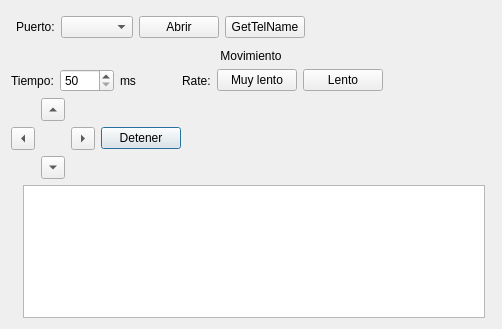
<?xml version="1.0" encoding="UTF-8"?>
<ui version="4.0">
 <class>MeadeCommander</class>
 <widget class="QDialog" name="MeadeCommander">
  <property name="geometry">
   <rect>
    <x>0</x>
    <y>0</y>
    <width>502</width>
    <height>329</height>
   </rect>
  </property>
  <property name="windowTitle">
   <string>Comandos al telescopio</string>
  </property>
  <layout class="QGridLayout" name="gridLayout">
   <item row="2" column="0" colspan="4">
    <widget class="QLabel" name="label">
     <property name="text">
      <string>Movimiento</string>
     </property>
     <property name="alignment">
      <set>Qt::AlignCenter</set>
     </property>
    </widget>
   </item>
   <item row="5" column="2">
    <widget class="QPlainTextEdit" name="edtLog"/>
   </item>
   <item row="4" column="0" colspan="4">
    <layout class="QGridLayout" name="gridLayout_2">
     <item row="0" column="1">
      <widget class="QToolButton" name="btnUp">
       <property name="text">
        <string>...</string>
       </property>
       <property name="arrowType">
        <enum>Qt::UpArrow</enum>
       </property>
      </widget>
     </item>
     <item row="2" column="1">
      <widget class="QToolButton" name="btnDown">
       <property name="text">
        <string>...</string>
       </property>
       <property name="arrowType">
        <enum>Qt::DownArrow</enum>
       </property>
      </widget>
     </item>
     <item row="1" column="4">
      <spacer name="horizontalSpacer">
       <property name="orientation">
        <enum>Qt::Horizontal</enum>
       </property>
       <property name="sizeHint" stdset="0">
        <size>
         <width>40</width>
         <height>20</height>
        </size>
       </property>
      </spacer>
     </item>
     <item row="1" column="0">
      <widget class="QToolButton" name="btnLeft">
       <property name="text">
        <string>...</string>
       </property>
       <property name="arrowType">
        <enum>Qt::LeftArrow</enum>
       </property>
      </widget>
     </item>
     <item row="1" column="2">
      <widget class="QToolButton" name="btnRight">
       <property name="text">
        <string>...</string>
       </property>
       <property name="arrowType">
        <enum>Qt::RightArrow</enum>
       </property>
      </widget>
     </item>
     <item row="1" column="3">
      <widget class="QPushButton" name="btnDetener">
       <property name="text">
        <string>Detener</string>
       </property>
      </widget>
     </item>
    </layout>
   </item>
   <item row="6" column="2">
    <spacer name="verticalSpacer">
     <property name="orientation">
      <enum>Qt::Vertical</enum>
     </property>
     <property name="sizeHint" stdset="0">
      <size>
       <width>20</width>
       <height>40</height>
      </size>
     </property>
    </spacer>
   </item>
   <item row="3" column="0" colspan="4">
    <layout class="QHBoxLayout" name="horizontalLayout">
     <item>
      <widget class="QLabel" name="label_2">
       <property name="text">
        <string>Tiempo:</string>
       </property>
      </widget>
     </item>
     <item>
      <widget class="QSpinBox" name="edtTpo">
       <property name="minimum">
        <number>50</number>
       </property>
       <property name="maximum">
        <number>5000</number>
       </property>
       <property name="singleStep">
        <number>50</number>
       </property>
      </widget>
     </item>
     <item>
      <widget class="QLabel" name="label_3">
       <property name="sizePolicy">
        <sizepolicy hsizetype="Maximum" vsizetype="Preferred">
         <horstretch>0</horstretch>
         <verstretch>0</verstretch>
        </sizepolicy>
       </property>
       <property name="text">
        <string>ms</string>
       </property>
      </widget>
     </item>
     <item>
      <spacer name="horizontalSpacer_2">
       <property name="orientation">
        <enum>Qt::Horizontal</enum>
       </property>
       <property name="sizeType">
        <enum>QSizePolicy::Fixed</enum>
       </property>
       <property name="sizeHint" stdset="0">
        <size>
         <width>40</width>
         <height>20</height>
        </size>
       </property>
      </spacer>
     </item>
     <item>
      <widget class="QLabel" name="label_4">
       <property name="text">
        <string>Rate:</string>
       </property>
      </widget>
     </item>
     <item>
      <widget class="QPushButton" name="btnRateMLento">
       <property name="text">
        <string>Muy lento</string>
       </property>
      </widget>
     </item>
     <item>
      <widget class="QPushButton" name="btnRateLento">
       <property name="text">
        <string>Lento</string>
       </property>
      </widget>
     </item>
     <item>
      <spacer name="horizontalSpacer_3">
       <property name="orientation">
        <enum>Qt::Horizontal</enum>
       </property>
       <property name="sizeHint" stdset="0">
        <size>
         <width>40</width>
         <height>20</height>
        </size>
       </property>
      </spacer>
     </item>
    </layout>
   </item>
   <item row="0" column="0" colspan="3">
    <layout class="QHBoxLayout" name="horizontalLayout_2">
     <property name="leftMargin">
      <number>5</number>
     </property>
     <property name="topMargin">
      <number>5</number>
     </property>
     <property name="rightMargin">
      <number>5</number>
     </property>
     <property name="bottomMargin">
      <number>5</number>
     </property>
     <item>
      <widget class="QLabel" name="label_5">
       <property name="text">
        <string>Puerto:</string>
       </property>
      </widget>
     </item>
     <item>
      <widget class="QComboBox" name="cmbPort"/>
     </item>
     <item>
      <widget class="QPushButton" name="btnAbrir">
       <property name="text">
        <string>Abrir</string>
       </property>
      </widget>
     </item>
     <item>
      <widget class="QPushButton" name="btnGet">
       <property name="text">
        <string>GetTelName</string>
       </property>
      </widget>
     </item>
     <item>
      <spacer name="horizontalSpacer_4">
       <property name="orientation">
        <enum>Qt::Horizontal</enum>
       </property>
       <property name="sizeHint" stdset="0">
        <size>
         <width>40</width>
         <height>20</height>
        </size>
       </property>
      </spacer>
     </item>
    </layout>
   </item>
  </layout>
 </widget>
 <resources/>
 <connections/>
</ui>
